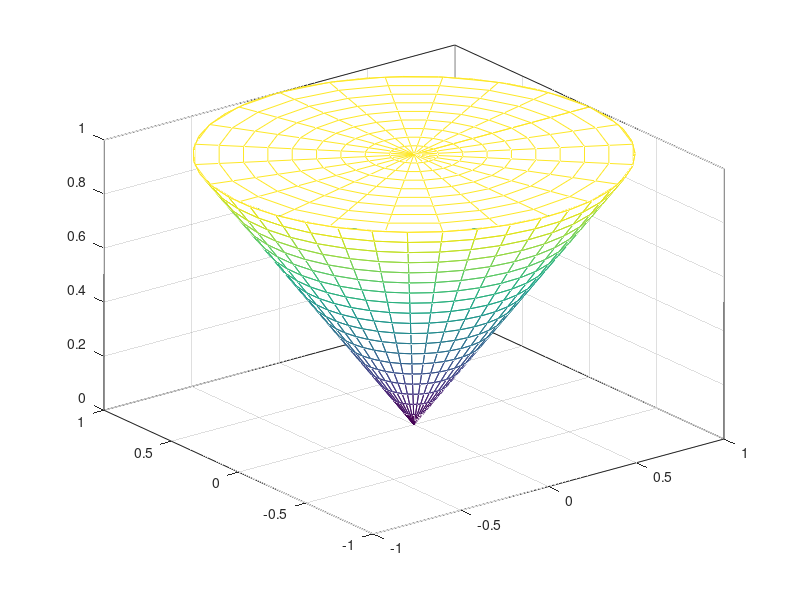

This figure's MATLAB source:
%Cone
r=linspace(0,1,20);
theta0 =linspace(0,2*pi,40);
[r,theta0]=meshgrid(r,theta0);
x=r.*cos(theta0);
y=r.*sin(theta0);
z=r;
mesh(x,y,z)

%Circle
 radius = linspace(0,1,10); % For ten rings
 theta = (pi/180)*[0:15:360]; % For eight angles
 [R,T] = meshgrid(radius,theta); % Make radius/theta grid
 X = R.*cos(T); % Convert grid to cartesian coordintes
 Y = R.*sin(T);
 Z = 1+0.*X; %(corresponding values of Z in terms of X and Y)
 
 box on;
 grid on;
hold on;
mesh(X,Y,Z) %Circle
mesh(x,y,z)  %CONE

hold off;